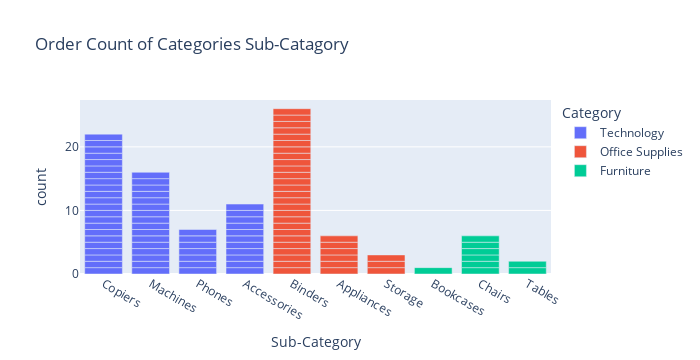

This figure's notebook cell:
### Code cell
fig =px.bar(csv.head(100),x='Sub-Category',color='Category',width=700,title="Order Count of Categories Sub-Catagory")
fig.show()

### Figure 1 — Plotly figure (JSON) as saved in the notebook; plotly's stock layout.template omitted (floating-point values rounded to 4 significant figures)
{"data": [{"alignmentgroup": "True", "hovertemplate": "Category=Technology<br>Sub-Category=%{x}<br>count=%{y}<extra></extra>", "legendgroup": "Technology", "marker": {"color": "#636efa", "pattern": {"shape": ""}}, "name": "Technology", "offsetgroup": "Technology", "orientation": "v", "showlegend": true, "textposition": "auto", "type": "bar", "x": ["Copiers", "Copiers", "Copiers", "Copiers", "Machines", "Copiers", "Machines", "Machines", "Copiers", "Machines", "Machines", "Machines", "Machines", "Copiers", "Machines", "Copiers", "Machines", "Copiers", "Machines", "Machines", "Phones", "Machines", "Copiers", "Machines", "Copiers", "Copiers", "Copiers", "Copiers", "Copiers", "Phones", "Copiers", "Copiers", "Copiers", "Accessories", "Machines", "Phones", "Accessories", "Copiers", "Phones", "Accessories", "Accessories", "Copiers", "Machines", "Phones", "Accessories", "Accessories", "Accessories", "Machines", "Phones", "Accessories", "Copiers", "Copiers", "Accessories", "Accessories", "Accessories", "Phones"], "xaxis": "x", "y": [1, 1, 1, 1, 1, 1, 1, 1, 1, 1, 1, 1, 1, 1, 1, 1, 1, 1, 1, 1, 1, 1, 1, 1, 1, 1, 1, 1, 1, 1, 1, 1, 1, 1, 1, 1, 1, 1, 1, 1, 1, 1, 1, 1, 1, 1, 1, 1, 1, 1, 1, 1, 1, 1, 1, 1], "yaxis": "y"}, {"alignmentgroup": "True", "hovertemplate": "Category=Office Supplies<br>Sub-Category=%{x}<br>count=%{y}<extra></extra>", "legendgroup": "Office Supplies", "marker": {"color": "#EF553B", "pattern": {"shape": ""}}, "name": "Office Supplies", "offsetgroup": "Office Supplies", "orientation": "v", "showlegend": true, "textposition": "auto", "type": "bar", "x": ["Binders", "Binders", "Binders", "Binders", "Binders", "Binders", "Binders", "Binders", "Binders", "Binders", "Binders", "Binders", "Binders", "Binders", "Binders", "Binders", "Binders", "Binders", "Binders", "Appliances", "Storage", "Binders", "Binders", "Binders", "Appliances", "Appliances", "Binders", "Appliances", "Binders", "Appliances", "Binders", "Binders", "Appliances", "Storage", "Storage"], "xaxis": "x", "y": [1, 1, 1, 1, 1, 1, 1, 1, 1, 1, 1, 1, 1, 1, 1, 1, 1, 1, 1, 1, 1, 1, 1, 1, 1, 1, 1, 1, 1, 1, 1, 1, 1, 1, 1], "yaxis": "y"}, {"alignmentgroup": "True", "hovertemplate": "Category=Furniture<br>Sub-Category=%{x}<br>count=%{y}<extra></extra>", "legendgroup": "Furniture", "marker": {"color": "#00cc96", "pattern": {"shape": ""}}, "name": "Furniture", "offsetgroup": "Furniture", "orientation": "v", "showlegend": true, "textposition": "auto", "type": "bar", "x": ["Bookcases", "Chairs", "Chairs", "Chairs", "Chairs", "Tables", "Tables", "Chairs", "Chairs"], "xaxis": "x", "y": [1, 1, 1, 1, 1, 1, 1, 1, 1], "yaxis": "y"}], "layout": {"barmode": "relative", "height": 360, "legend": {"title": {"text": "Category"}, "tracegroupgap": 0}, "title": {"text": "Order Count of Categories Sub-Catagory"}, "width": 700, "xaxis": {"anchor": "y", "autorange": true, "domain": [0, 1], "range": [-0.5, 9.5], "title": {"text": "Sub-Category"}, "type": "category"}, "yaxis": {"anchor": "x", "autorange": true, "domain": [0, 1], "range": [0, 27.37], "title": {"text": "count"}, "type": "linear"}}}
